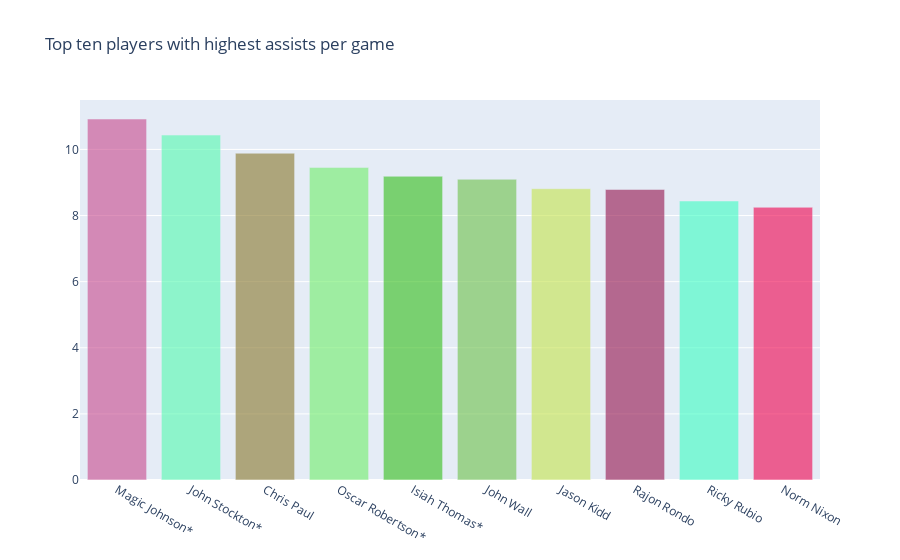

The notebook cell this image was saved under:
### Code cell
trace0 = go.Bar(
    x=apg['player'].head(10),
    y=apg['APG'].head(10),
    marker=dict(
        color=random_colors(10),
    ),
    opacity =0.6
)

data =[trace0]
layout=go.Layout(
    title="Top ten players with highest assists per game",
)

fig = go.Figure(data=data, layout=layout)
py.iplot(fig, filename='text-hover-bar')

### Figure 1 — Plotly figure (JSON) as saved in the notebook; plotly's stock layout.template omitted (floating-point values rounded to 4 significant figures)
{"data": [{"marker": {"color": ["#C8498D", "#54FAAF", "#88762A", "#6FEE69", "#33BE18", "#6CC149", "#C5E44C", "#94114B", "#3CFEC2", "#F0014D"]}, "opacity": 0.6, "type": "bar", "x": ["Magic Johnson*", "John Stockton*", "Chris Paul", "Oscar Robertson*", "Isiah Thomas*", "John Wall", "Jason Kidd", "Rajon Rondo", "Ricky Rubio", "Norm Nixon"], "y": [10.92, 10.43, 9.885, 9.451, 9.188, 9.097, 8.812, 8.788, 8.44, 8.249]}], "layout": {"title": {"text": "Top ten players with highest assists per game"}}}
